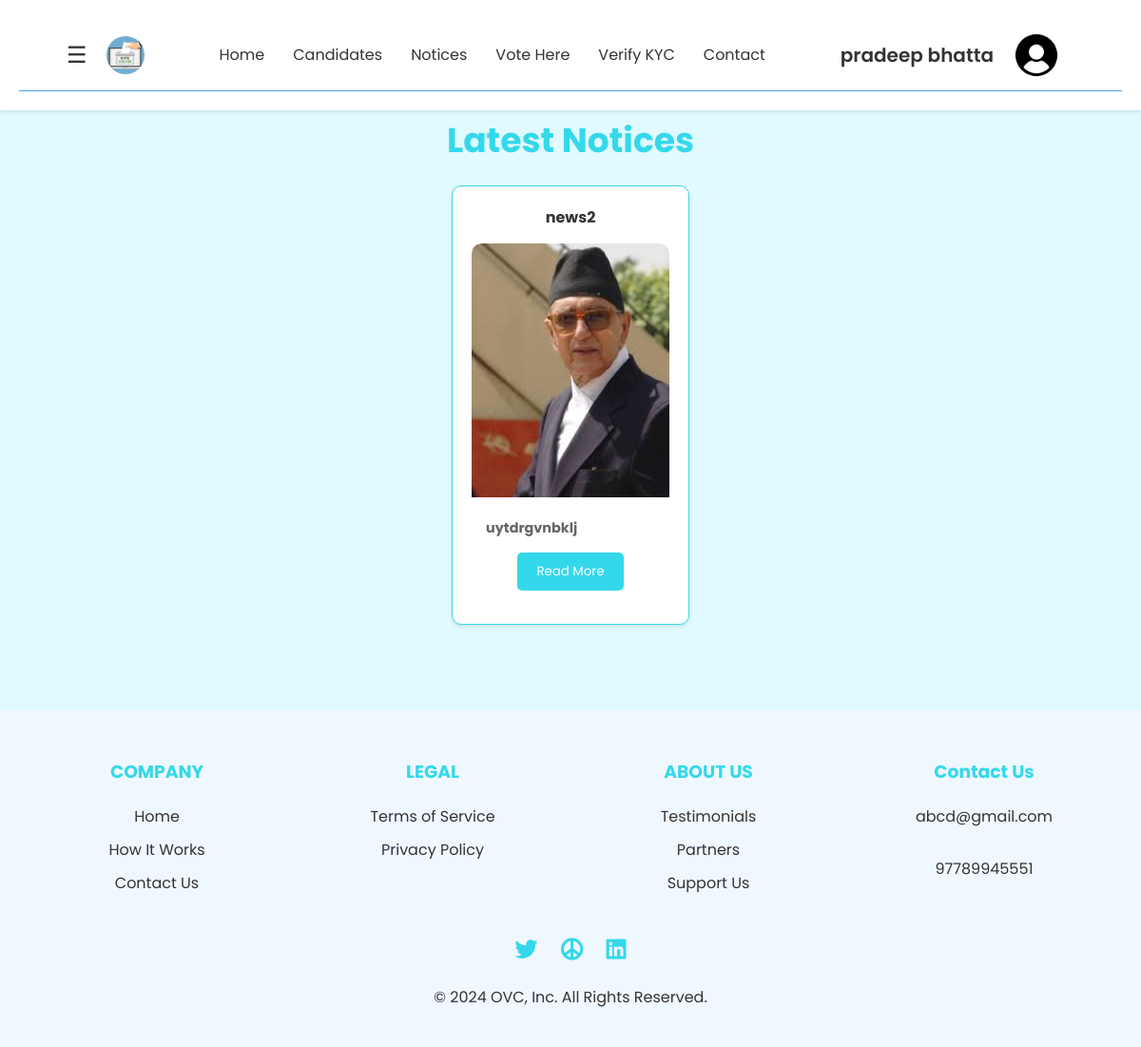
The page /notices/ (signed in) on the database its author committed.
### myapp/models.py (models this page shows, shortened)
class Notice(models.Model):
    notice_header = models.CharField(max_length=255)
    notice_img = models.ImageField(upload_to=get_notice_image_upload_path)
    notice_description = models.TextField()
    class Meta:
        db_table='notices'

### myapp/views.py (the view)
# urls.py: path('notices/',views.notices,name="notices"),
def notices(request):
    if not request.session.get('user_verified'):
        return redirect('userlogin')
    notices = Notice.objects.all()
    user_profile_picture = None
    user_full_name = None
    email = request.session.get('email')
    if email:
        try:
            profile_picture = ProfilePicture.objects.get(email=email)
            user_profile_picture = profile_picture.photo_front.url
        except ProfilePicture.DoesNotExist:
            pass
        try:
            user_profile = UserProfile.objects.get(email=email)
            user_full_name = f"{user_profile.first_name} {user_profile.middle_name} {user_profile.last_name}"
        except UserProfile.DoesNotExist:
            pass
    return render(request, 'myapp/notices.html', {
        'notices': notices,
        'user_profile_picture': user_profile_picture,
        'user_full_name': user_full_name,
    })

### myapp/templates/myapp/notices.html (shortened to what this page needs)
<!DOCTYPE html>
<html lang="en">
<head>
    {% load static %}
    <link rel="stylesheet" href="https://cdnjs.cloudflare.com/ajax/libs/font-awesome/5.15.4/css/all.min.css">
    <link rel="stylesheet" href="{% static 'myapp/css/nav.css' %}">
    <link rel="stylesheet" href="{% static 'myapp/css/footer.css' %}">
    <link rel="stylesheet" href="{% static 'myapp/css/notices.css' %}">
</head>
<body>
    <header>
        <nav>
            <div class="nav-left">
                <div class="menu-icon" onclick="openNav()">&#9776;</div>
                <div class="logo"><img src="{% static 'myapp/images/logo.jpg' %}" alt="Logo" class="circular-logo"></div>
            </div>
            <div class="nav-center" id="navLinks">
                <a href="{% url 'home' %}">Home</a>
                <a href="{% url 'candidates' %}">Candidates</a>
                <a href="{% url 'notices' %}">Notices</a>
                <a href="{% url 'vote' %}">Vote Here</a>
                <a href="{% url 'verify_kyc' %}">Verify KYC</a>
                <a href="{% url 'contact' %}">Contact</a>
            </div>
            <div class="nav-right">
                {% if user_full_name %}
                    <span class="user-full-name">{{ user_full_name }}</span>
                    {% if user_profile_picture %}
                        <img src="{{ user_profile_picture }}" alt="Profile Picture" class="profiles-picture" onclick="toggleDropdown()">
                    {% else %}
                    <img src="{% static 'myapp/images/user_icon.png' %}" alt="Profiles Picture" class="profiles-picture" onclick="toggleDropdown()">
                    {% endif %}
                {% else %}
                    <a href="{% url 'userlogin' %}" class="login-button">LogIn</a>
                {% endif %}
            </div>
        </nav>
    </header>
    <main>
        <section class="candidate-section">
            <h1>Latest Notices</h1>
            <div class="candidate-container">
                {% for notice in notices %}
                <div class="candidate-card">
                    <p><strong>{{ notice.notice_header }}</strong></p>
                    <div class="profile-picture">
                        <img src="{{ notice.notice_img.url }}" alt="Notice Image">
                    </div>
                    <div class="candidate-details">
                        <p><strong>{{ notice.notice_description }}</strong></p>
                        <button class="more-info-btn">Read More</button>
                    </div>
                </div>
                {% endfor %}
            </div>
        </section>
    </main>
    <footer class="footer">
        <div class="footer-content">
            <div class="footer-section">
                <h3>COMPANY</h3>
                <a href="#">Home</a>
                <a href="#">How It Works</a>
                <a href="#">Contact Us</a>
            </div>
            <div class="footer-section">
                <h3>LEGAL</h3>
                <a href="#">Terms of Service</a>
                <a href="#">Privacy Policy</a>
            </div>
            <div class="footer-section">
                <h3>ABOUT US</h3>
                <a href="#">Testimonials</a>
                <a href="#">Partners</a>
                <a href="#">Support Us</a>
            </div>
            <div class="footer-section">
                <h3>Contact Us</h3>
                <a href="#">abcd@gmail.com</a>
                <p>97789945551</p>
            </div>
        </div>
        <div class="social-icons">
            <a href="#"><i class="fab fa-twitter"></i></a>
            <a href="#"><i class="fas fa-peace"></i></a>
            <a href="#"><i class="fab fa-linkedin"></i></a>
        </div>
        <p>&copy; 2024 OVC, Inc. All Rights Reserved.</p>
    </footer>
</body>
</html>

### myapp/static/myapp/css/nav.css (style rules this page uses)
nav { display: flex; justify-content: space-between; align-items: center; background-color: white; padding: 10px 50px; border-bottom: 1px solid #46a5f2; position: sticky; top: 0; z-index: 1000; }
.nav-left { display: flex; align-items: center; }
.menu-icon { font-size: 24px; color: #333; cursor: pointer; margin-right: 20px; }
.logo { display: flex; align-items: center; }
.circular-logo { height: 40px; width: 40px; border-radius: 50%; object-fit: cover; }
.nav-center { display: flex; justify-content: center; flex-grow: 1; }
.nav-center a { text-decoration: none; color: #333; font-size: 16px; padding: 15px; transition: color 0.3s ease, background-color 0.3s ease; }
.nav-right { margin-right:15px; display: flex; align-items: center; }

### myapp/static/myapp/css/footer.css (style rules this page uses)
.footer { background-color: #f0f8ff; padding: 40px 20px; text-align: center; }
.footer .footer-content { display: flex; justify-content: space-between; flex-wrap: wrap; }
.footer .footer-section { flex: 1; padding: 10px; min-width: 200px; }
.footer .footer-section h3 { margin-bottom: 20px; color: #34d8eb; }
.footer .footer-section a { display: block; color: #333; text-decoration: none; margin-bottom: 10px; }
.footer .social-icons { margin-top: 20px; }
.footer .social-icons a { display: inline-block; margin: 0 10px; color: #34d8eb; font-size: 24px; }
.footer p { color: #333; padding-top: 20px; }

### myapp/static/myapp/css/notices.css (style rules this page uses)
* { margin: 0; padding: 0; box-sizing: border-box; font-family: 'Poppins'; }
body { font-family: 'Helvetica Neue', Helvetica, Arial, sans-serif; background-color: #e0faff; color: #333; margin: 0; padding: 0; }
.profiles-picture { width: 50px; height: 50px; border-radius: 50%; }
.user-full-name { margin-right: 20px; font-weight: 550; font-size: 20px; }
header { background-color: #fff; padding: 20px; box-shadow: 0 2px 4px rgba(0, 0, 0, 0.1); position: fixed; width: 100%; top: 0; z-index: 1000; }
main { padding-top: 80px; }
.candidate-section { padding: 40px 20px; text-align: center; }
.candidate-section h1 { font-size: 36px; margin-bottom: 20px; color: #34d8eb; }
h1 { text-align: center; margin-bottom: 20px; }
.candidate-container { display: flex; flex-wrap: wrap-reverse; justify-content: center; gap: 20px; margin-bottom: 50px; }
.candidate-card { background-color: #fff; border: 1px solid #34d8eb; border-radius: 10px; box-shadow: 0 2px 4px rgba(0, 0, 0, 0.1); padding: 20px; width: calc(25% - 40px); max-width: 300px; text-align: center; transition: transform 0.3s, box-shadow 0.3s; }
.profile-picture { border-top-left-radius: 10px; border-top-right-radius: 10px; overflow: hidden; }
.profile-picture img { width: 100%; height: auto; object-fit: cover; border-top-left-radius: 10px; border-top-right-radius: 10px; }
.candidate-card .candidate-details { padding: 15px; }
.candidate-card p { margin-bottom: 15px; }
.candidate-details p { font-size: 0.9rem; color: #666; margin-bottom: 15px; text-align: justify; overflow-wrap: break-word; }
.more-info-btn { background-color: #34d8eb; border: none; color: #fff; padding: 10px 20px; border-radius: 5px; cursor: pointer; transition: background-color 0.3s; }

### rows shown on the page
Notice: notice_header "news2", notice_img (picture), notice_description "uytdrgvnbklj"

### other values the page prints
{{ user_full_name }} "pradeep bhatta"
